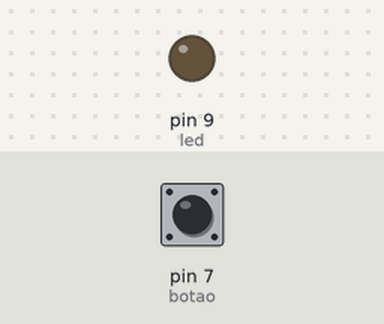
A sketch run on a simulated Arduino Uno, built with avr-gcc and run on an emulated ATmega328P. Parts: output pins drawn as LEDs (lit = HIGH). The inputs (shaded band) are chosen by the test bench; at power-on: pin 7 (botao) LOW.

Above: at 1.2 s.
1.3 s: pin 7 (botao) pulled HIGH for 0.15 s
At 1.37 s:
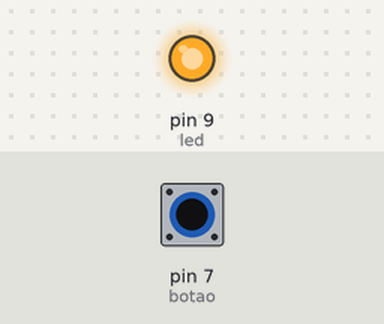
2.9 s: pin 7 (botao) pulled HIGH for 3.2 s
At 7.3 s:
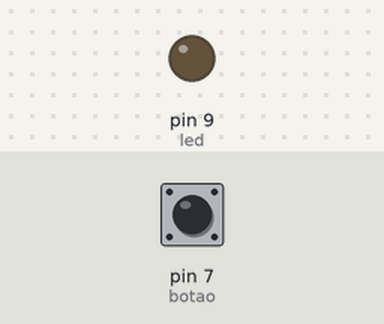
Timing chart, 0 to 8.8 s (numbered marks = the images above; inputs shaded):
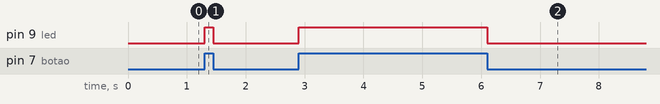

Measured:
- after the input at 1.3 s, pin 9 (led): LOW → HIGH at once, → LOW 0.15 s later
- after the input at 2.9 s, pin 9 (led): LOW → HIGH at once, → LOW 3.2 s later

The sketch:

Projeto05.1-Botao.ino
```cpp
// Ligando e desligando um LED através do botão

// Selecione o pino do LED.
int led = 9;

// Selecione o pino do botão.
int botao = 7;

int valor;

void setup() {
  pinMode(led, OUTPUT);
  pinMode(botao, INPUT);
}

void loop() {
  // Obtém LOW (botão não pressionado) ou HIGH (pressionado)
  valor = digitalRead(botao);

  digitalWrite(led, valor);
}
```
